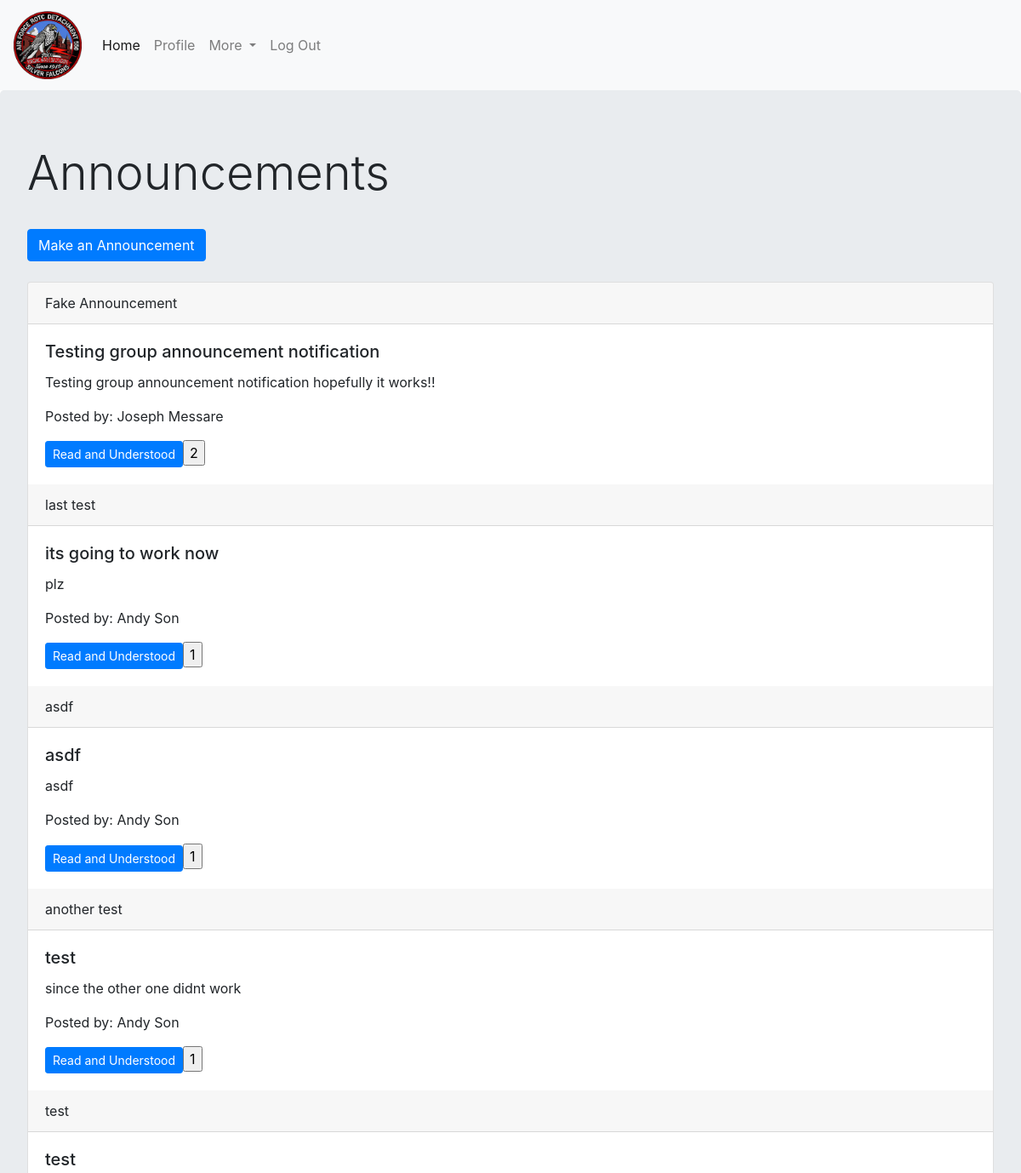
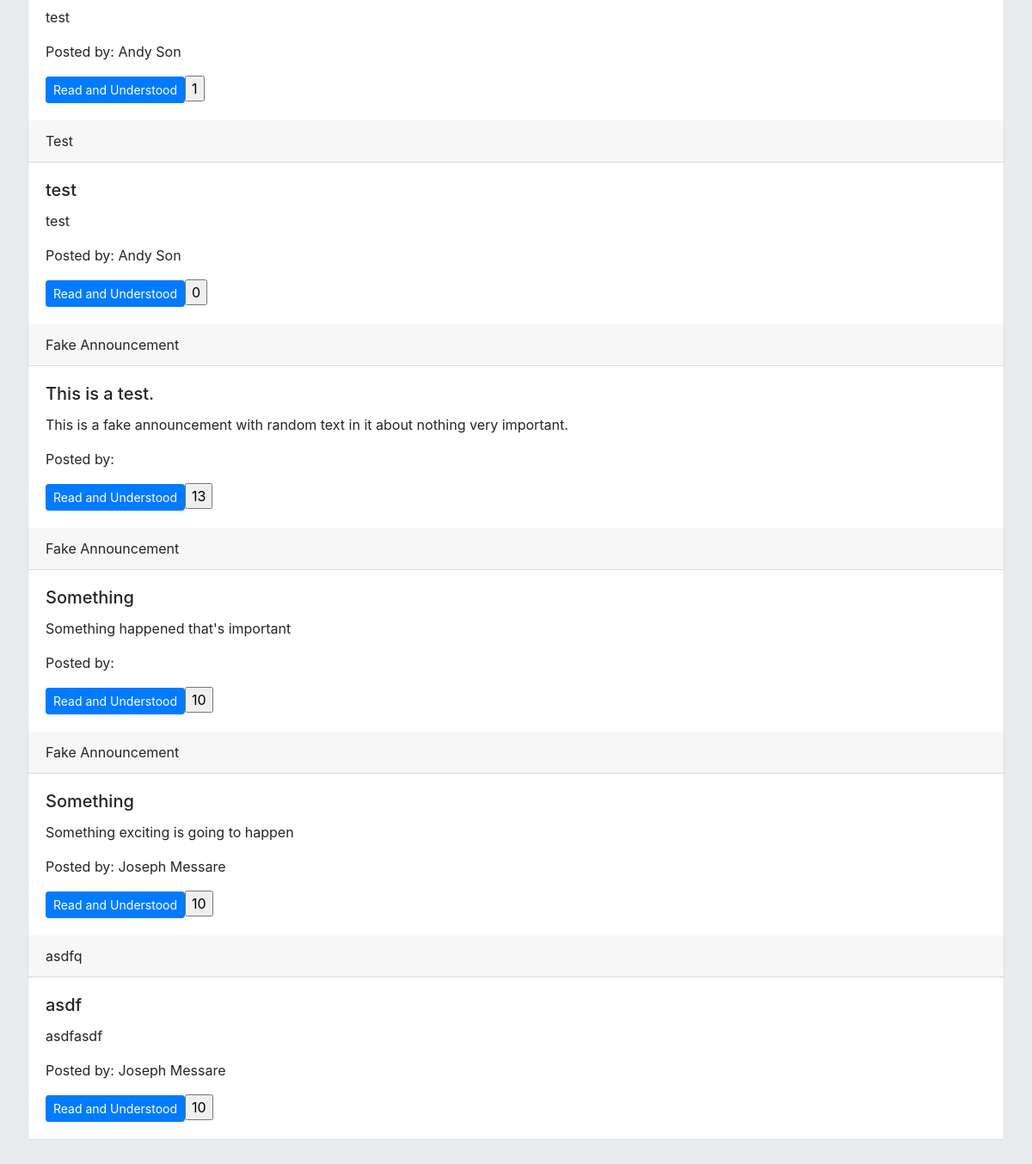
Page /announcements.php (signed in) on the committed database (2 pictures, top to bottom).
### tables this page shows
CREATE TABLE `announcement` (
  `title` varchar(255) NOT NULL,
  `subject` varchar(255) NOT NULL,
  `body` mediumtext NOT NULL,
  `createdBy` int(10) NOT NULL,
  `uid` int(11) NOT NULL,
  `date` timestamp NOT NULL DEFAULT CURRENT_TIMESTAMP
);

CREATE TABLE `cadet` (
  `firstName` varchar(255) DEFAULT NULL,
  `rank` varchar(10) DEFAULT NULL,
  `rin` int(11) NOT NULL,
  `primaryEmail` varchar(100) DEFAULT NULL,
  `secondaryEmail` varchar(255) DEFAULT NULL,
  `primaryPhone` bigint(15) NOT NULL,
  `secondaryPhone` bigint(15) DEFAULT NULL,
  `password` varchar(255) DEFAULT NULL,
  `bio` text,
  `flight` varchar(20) NOT NULL,
  `position` varchar(100) DEFAULT NULL,
  `groupMe` varchar(50) NOT NULL,
  `AFGoals` text,
  `awards` text,
  `middleName` varchar(255) DEFAULT NULL,
  `lastName` varchar(255) NOT NULL,
  `PGoals` text NOT NULL,
  `admin` tinyint(1) NOT NULL DEFAULT '0',
  `rfid` int(10) DEFAULT NULL
);

### announcements.php (the view, shortened to what this page needs)
<?php
include('./assets/inc/header.php');
?>
<body>
  <div class="jumbotron container-fluid">
	<h1 class="display-4"> Announcements </h1><br>
	<a class="btn btn-primary" role="button" href="makepost.php">Make an Announcement</a><br></br>
	<?php
	$query = 'SELECT * FROM announcement ORDER BY date DESC';
	$result = $mysqli->query($query);
      echo "<div class='card'>";
	while ($row = $result->fetch_assoc()) {
		echo "<div class='card-header'>" . $row['title'] . "</div>";
		echo "<div class='card-body'><h5 class='card-title'>" . $row['subject'] . "</h5>";
        echo "<p class='card-text'>" . $row['body'] . "</p>";
        $poster = $mysqli->query('SELECT firstName, lastName FROM cadet WHERE rin="' . $row['createdBy'] . '"');
		$names = $poster->fetch_assoc();
		echo "<p class='card-text'>Posted by: " . $names['firstName'] . ' ' . $names['lastName'] . "</p>";
		echo '<form class="acknowledge" action="announcements.php" method="post">';
		echo '<button class="btn btn-sm btn-primary" type="submit" name="' . $row['uid'] . '">Read and Understood</button>';
		$countquery = 'SELECT count(rin) as c FROM acknowledge_posts WHERE announcement_id="' . $row['uid'] . '"';
		$count = $mysqli->query($countquery);
		$c = $count->fetch_assoc();
		echo '<form action="announcements.php" method="post"><input type="submit"';
		echo'name="' . $row['uid'] . 'second' . '" value="'. $c['c'] .'"/></form>';
		echo "</div>";
	}
    echo "</div>";
	?>
</div>
</body>

### rows in the picture
announcement: title "Fake Announcement", subject "Testing group announcement notification", body "Testing group announcement notification hopefully it works!!", cadet.firstName "Joseph", cadet.lastName "Messare"
announcement: title "last test", subject "its going to work now", body "plz", cadet.firstName "Andy", cadet.lastName "Son"
announcement: title "asdf", subject "asdf", body "asdf", cadet.firstName "Andy", cadet.lastName "Son"
announcement: title "another test", subject "test", body "since the other one didnt work", cadet.firstName "Andy", cadet.lastName "Son"
announcement: title "test", subject "test", body "test", cadet.firstName "Andy", cadet.lastName "Son"
announcement: title "Test", subject "test", body "test", cadet.firstName "Andy", cadet.lastName "Son"
announcement: title "Fake Announcement", subject "This is a test.", body "This is a fake announcement with random text in it about nothing very important."
announcement: title "Fake Announcement", subject "Something", body "Something happened that's important"
announcement: title "Fake Announcement", subject "Something", body "Something exciting is going to happen", cadet.firstName "Joseph", cadet.lastName "Messare"
announcement: title "asdfq", subject "asdf", body "asdfasdf", cadet.firstName "Joseph", cadet.lastName "Messare"
